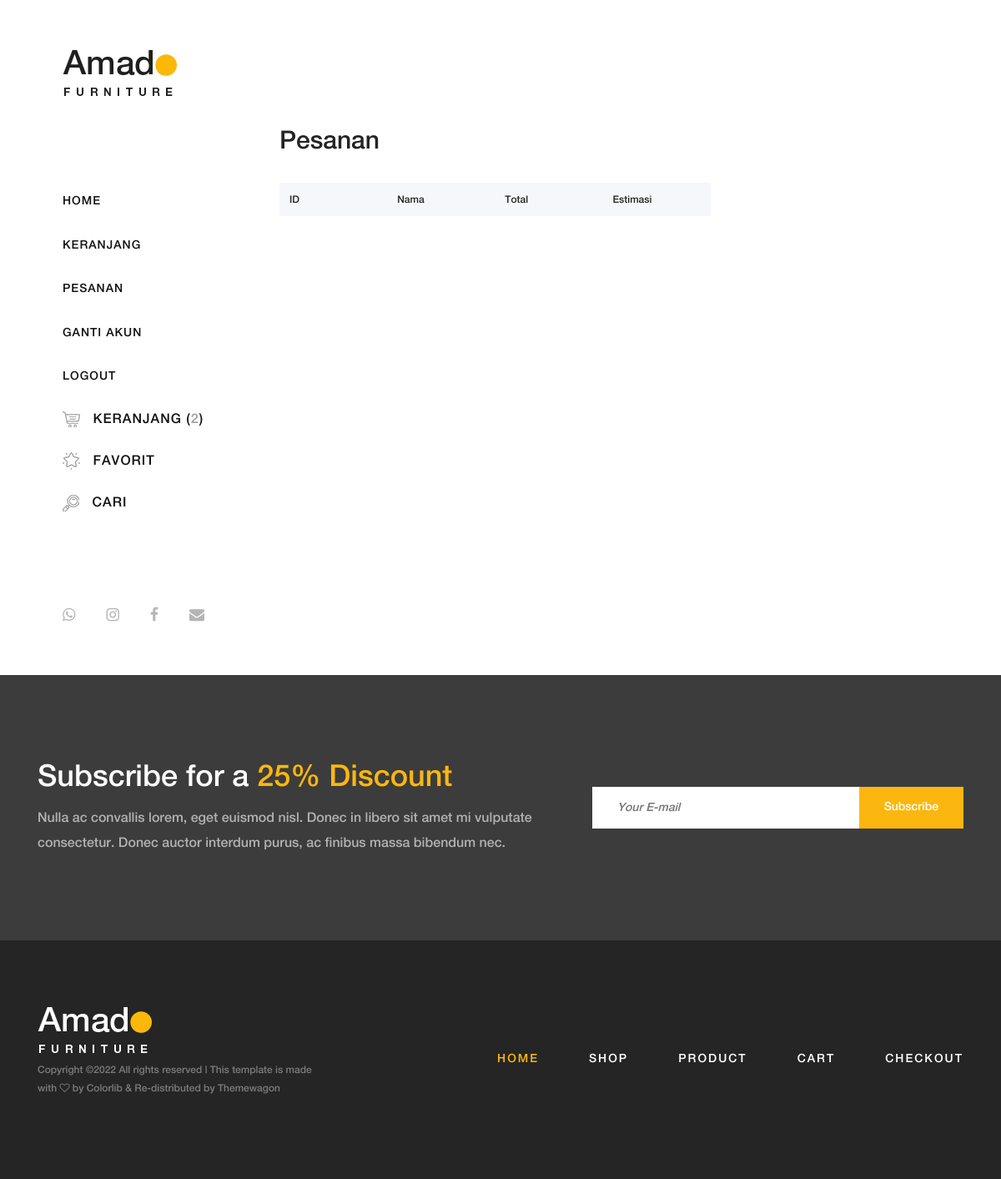
Before: /user/rpembelian.php (signed in) with the older database file.
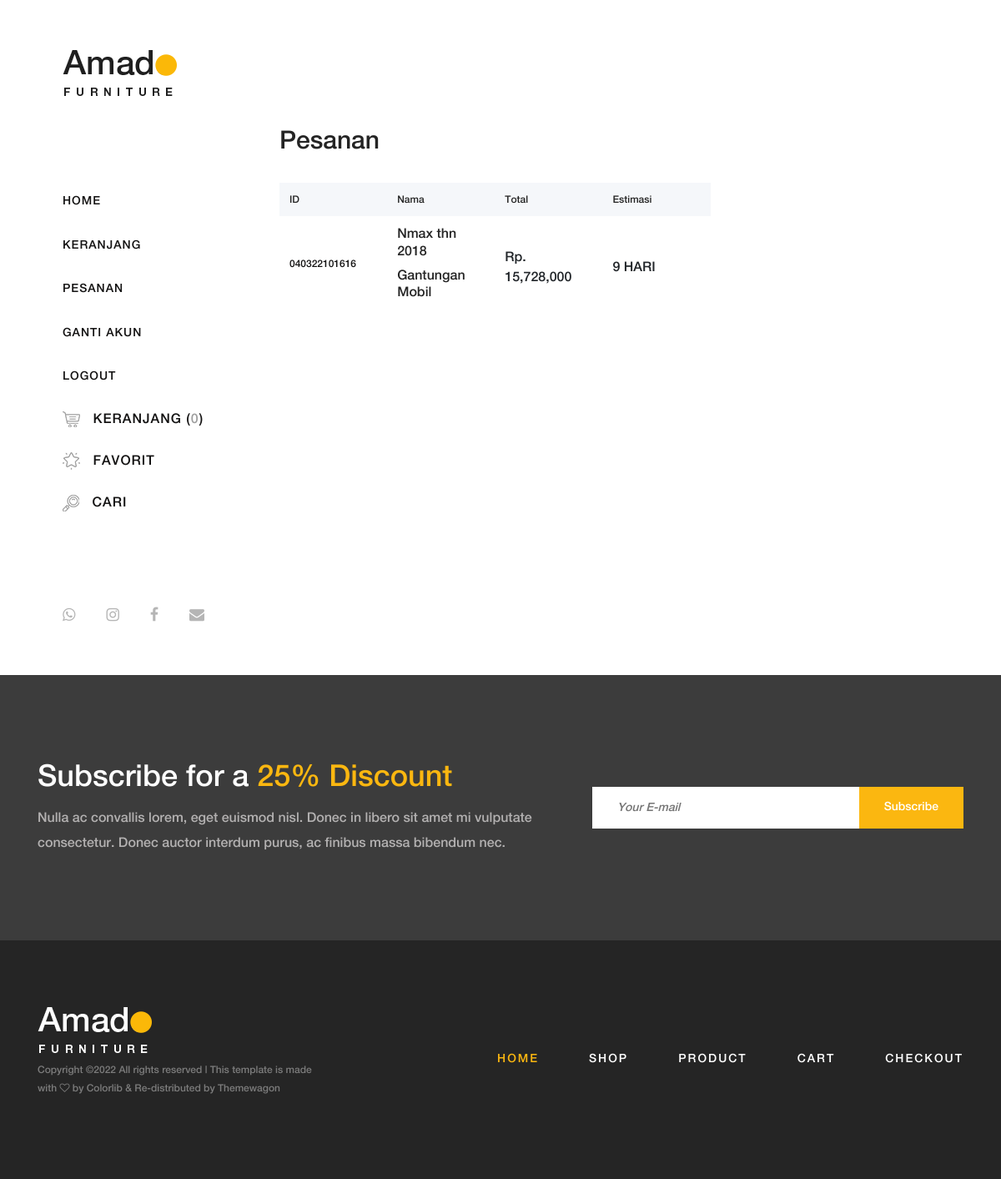
After: the same page with the newer database file.
### tables this page shows
CREATE TABLE `sold` (
  `id` int(11) NOT NULL,
  `id_trans` varchar(25) NOT NULL,
  `user_id` int(11) NOT NULL,
  `nama` varchar(30) NOT NULL,
  `produk` varchar(50) NOT NULL,
  `stok` int(11) NOT NULL,
  `harga` varchar(20) NOT NULL,
  `tgl` varchar(12) NOT NULL,
  `jasa` varchar(25) NOT NULL,
  `ongkir` varchar(12) NOT NULL,
  `berat` varchar(12) NOT NULL,
  `est` varchar(6) NOT NULL,
  `total` varchar(12) NOT NULL,
  `totala` varchar(12) NOT NULL,
  `proses` varchar(40) NOT NULL
);

### user/fdatatk.php (called while the page is built, shortened)
<?php
include_once "connect.php";
function barang($query)
{
    global $connect;
    $result = mysqli_query($connect, $query);
    $array = [];
    while ($hi = mysqli_fetch_assoc($result)) {
        $array[] = $hi;
    }
    return $array;
}

### user/rpembelian.php (the view, shortened to what the changed rows need)
<?php
include_once "fdatatk.php";
 $halo = barang("SELECT * FROM sold GROUP BY id_trans");
?>
<!DOCTYPE html>
<html lang="en">
<head>
    <link rel="stylesheet" href="css/core-style.css">
    <link rel="stylesheet" href="style.css">
</head>
<body>
    <div class="main-content-wrapper d-flex clearfix" id="cartList">
        <?php
        include_once "header.php";
        ?>
        <div class="cart-table-area section-padding-100">
            <div class="container-fluid">
                <div class="row">
                    <div class="col-12 col-lg-8">
                        <div class="cart-title mt-50">
                            <h2>Pesanan</h2>
                        </div>
                        <div class="cart-table clearfix">
                            <table class="table table-responsive">
                            <thead>
                                    <tr>
                                        <th>ID</th>
                                        <th>Nama</th>
                                        <th>Total</th>
                                        <th>Estimasi</th>
                                    </tr>
                                </thead>
                            <?php foreach ($halo as $carta) : ?>
                                <tbody>
                                        <tr>
                                            <td>
                                                <h5><a href="nota1.php?id=<?= $carta["id_trans"]?>"><?= $carta["id_trans"]?></a></h5>
                                            </td>
                                            <?php
                                            $ID = $carta["id_trans"];
                                            $nama= barang("SELECT s.produk, b.id FROM sold AS s INNER JOIN barang AS b ON b.nama=s.produk WHERE id_trans= $ID");
                                            ?>
                                            <td class="cart_product_desc">
                                                <?php
                                                foreach($nama as $coba) :
                                                ?>
                                                <a href="product-details.php?id=<?= $coba["id"];?>"><h5><?= $coba["produk"] ?></h5></a>
                                                <?php
                                                endforeach;
                                                ?>
                                            </td>
                                            <td class="price">
                                                <span>Rp. <?= number_format($carta["totala"]);  ?></span>
                                            </td>
                                            <td>
                                                <span><?= $carta["est"]?> </span>
                                            </td>
                                        </tr>
                                    <?php endforeach; ?>
                                </tbody>
                            </table>
                        </div>
                    </div>
                </div>
            </div>
        </div>
    </div>
    <?php
    include_once "info.php";
    ?>
</body>
</html>

### user/header.php (shortened to what the changed rows need)
<?php
include_once "connect.php";
$uid = $_SESSION["uid"];
$data_barang = mysqli_query($connect, "SELECT * FROM cart as c join user as u on c.user_id=u.id WHERE u.id='$uid'");
$jumlah_barang = mysqli_num_rows($data_barang);
?>
<header class="header-area clearfix">
    <div class="cart-fav-search mb-100">
        <a href="cart.php" class="cart-nav" style="letter-spacing: 1px;"><img src="img/core-img/cart.png" alt=""> Keranjang (<span><?= $jumlah_barang; ?></span>)</a>
    </div>
</header>

Changed rows visible on the page:
added sold: id_trans "040322101616", produk "Gantungan Mobil", totala "15,728,000", est "9 HARI"
added sold: produk "Nmax thn 2018", shown under "040322101616"
Other visible differences:
$jumlah_barang: "2" → "0"
